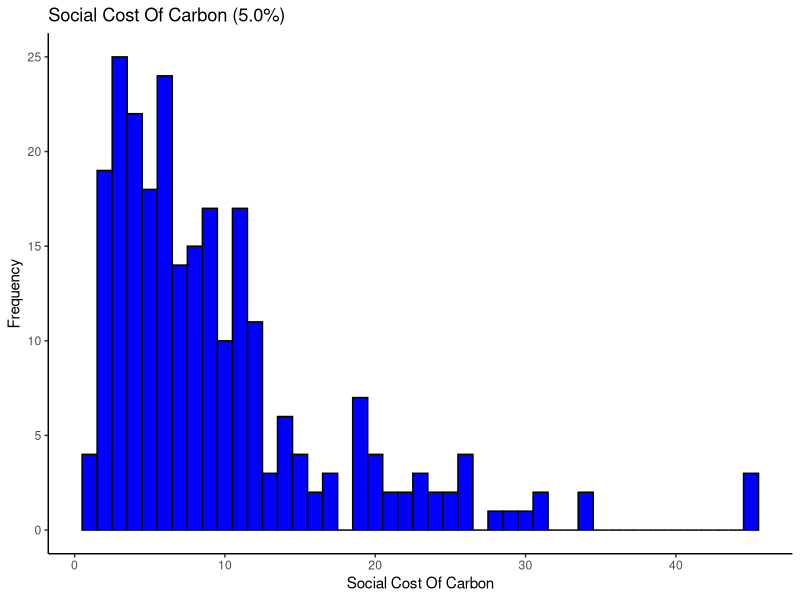
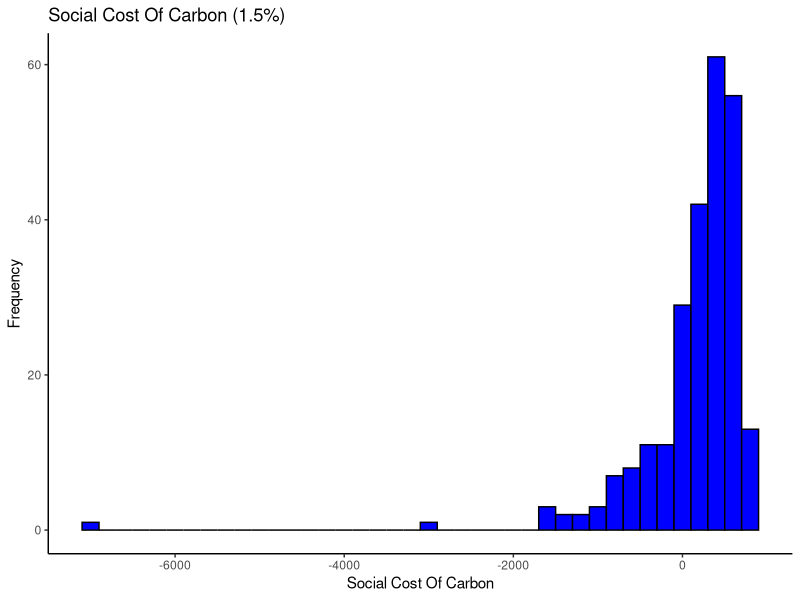

Reproduce these figures in R, in order.
## ---- chunk 1
knitr::opts_chunk$set(echo = TRUE)
## ---- chunk 2
library(tidyverse)
## ---- chunk 3
############################ START OF IAM FUNCTION ############################ 


    toy_IAM_SCC<-function(p_damage, p_climSens, p_discount) {


 
      
      
#######  Part 0a: Fixed Model parameters ###### 
    p_numSCC<-c(2)
    p_years<-c(291)

    # Fixed Economic parameters (LEAVE THIS ALONE FOR NOW)
    p_abatePct<-matrix(0,p_years) # zero abatement   
    p_abate<-c(.03)
    p_emInt_g<-c(-.005) # default at -.005
    p_enInt_g<-c(-.01) # default at -.01
    p_pop_g<-c(0.01) # default at .01   
    p_capShare<-c(.3) #default at .3
    p_capDep<-c(.1) #default at .1
    p_saving<-c(.22) #default at .22
    p_TFP_g<-c(.005)  #defult .005
    p_abateE<-c(2) #default 2
    
    # Fixed climate parameters (LEAVE THIS ALONE FOR NOW)
    p_carDecay<-400 #default 400
    p_climDelay<-c(.015) #default .015



###### Part 0b: Initial conditions (in 2010) ###### 
    

    # Economic
    ic_pop<-c(6900) # in millions
    ic_enInt<-c(5.98) # in EJ/$trill
    ic_emInt<-c(68.27) # in Mt CO2 /EJ            
    ic_K<-c(139.65) # $trill   
    ic_TFP<-c(.03)

    # Climate
    ic_preCO2<-c(275) # ppm
    ic_nowCO2<-c(380) # ppm
    ic_T<-c(0.8) # degree C above preindustrial


   # creating empty matrix
    year<-matrix(0,p_years,p_numSCC)    
    pop<-matrix(0, p_years,p_numSCC)
    enInt<-matrix(0, p_years,p_numSCC)
    emInt<-matrix(0, p_years,p_numSCC)    
    TFP<-matrix(0, p_years,p_numSCC)
    Y_gross<-matrix(0, p_years,p_numSCC)
    Y_netAbate<-matrix(0, p_years,p_numSCC)
    K<-matrix(0, p_years,p_numSCC)
    gdppc<-matrix(0, p_years,p_numSCC)
    CO2ppm<-matrix(0, p_years,p_numSCC)
    em_MtCO2<-matrix(0,p_years,p_numSCC)
    em_ppm<-matrix(0,p_years,p_numSCC)
    damageCost<-matrix(0,p_years,p_numSCC)
    Y_net<-matrix(0,p_years,p_numSCC)
    C<-matrix(0,p_years,p_numSCC)
    C_pc<-matrix(0,p_years,p_numSCC)
    Teq<-matrix(0,p_years,p_numSCC)
    T<-matrix(0,p_years,p_numSCC)
    em_SCC<-matrix(0,p_years, p_numSCC)
    abateCost<-matrix(0,p_years,p_numSCC)
    abateShare<-matrix(0,p_years,p_numSCC)
    climateShare<-matrix(0,p_years,p_numSCC)
    SCC<-matrix(0, p_numSCC)
    utility<-matrix(0,p_years,p_numSCC)
    welfare<-matrix(0,p_numSCC)
 
    
# looping over for SCC 
for (c in 1:p_numSCC) {

    # adding marginal emissions
    
    em_SCC[2,c]<-(c-1)/1e6
 
  
    ############################ Part 1a: economic model ################################## 
    ####### Part 1a: Getting exogenous changes in population, energy intensity, emissions intensity, TFP####### 

    # initializing for first period
    year[1,c]<-2010
    pop[1,c]<-ic_pop
    enInt[1,c]<-ic_enInt    
    emInt[1,c]<-ic_emInt
    TFP[1,c]<-ic_TFP

    # looping over future periods
    for (j in 2:p_years) {
      year[j,c]<-year[j-1,c]+1
      pop[j,c]=pop[j-1,c]*(1+p_pop_g)
      enInt[j,c]=enInt[j-1,c]*(1+p_enInt_g)
      emInt[j,c]=emInt[j-1,c]*(1+p_emInt_g)
      TFP[j,c]=TFP[j-1,c]*(1+p_TFP_g)
    }


    ######## Part 1b: Getting gross output, capital, emissions ############## 

    # initializing for first period
    #Part 1: Economic model w/o climate damages
    K[1,c]<-ic_K
    Y_gross[1,c]<-TFP[1,c]*K[1,c]^p_capShare*pop[1,c]^(1-p_capShare)
    abateShare[1,c]<-p_abate*p_abatePct[1]^p_abateE
    abateCost[1,c]<-abateShare[1,c]*Y_gross[1,c]
    Y_netAbate[1,c]=Y_gross[1,c]-abateCost[1,c]

    
    #Part 2: climate model
    #CO2 concentration
    CO2ppm[1,c]<-ic_nowCO2                      
    T[1,c]=ic_T

    #Part 3: Economic model with climate damages
    #climate damages
    climateShare[j,c]<-(p_damage*T[1,c]^2)/(1+p_damage*T[1,c]^2) # damage function
    damageCost[1,c]<-Y_gross[1,c]*climateShare[j,c]
    Y_net[1,c]<-Y_gross[1,c]-abateCost[1,c]-damageCost[1,c] # net of abate cost and damages output          
    C[1,c]<-Y_net[1,c]-p_saving*Y_net[1,c]
    C_pc[1,c]<-(C[1,c]/pop[1,c])*1000      
    K[1+1,c]<-(1-p_capDep)*K[1,c]+p_saving*Y_net[1,c]


    # looping over the rest of the years
    for (j in 2:p_years) {
      
      #Part 1: Economic model w/o climate damages
      
      #Economic output 
      #K[j,c]<-(1-p_capDep)*K[j-1,c]+p_saving*Y_gross[j-1,c]  
      
      
      K[j,c]<-(1-p_capDep)*K[j-1,c]+p_saving*Y_net[j-1,c]  
      Y_gross[j,c]<-TFP[j,c]*K[j,c]^p_capShare*pop[j,c]^(1-p_capShare)
      abateShare[j,c]<-p_abate*p_abatePct[j]^p_abateE
      abateCost[j,c]<-abateShare[j,c]*Y_gross[j,c]
      Y_netAbate[j,c]=Y_gross[j,c]-abateCost[j,c] 
      gdppc[j,c]=Y_netAbate[j,c]/pop[j,c]

      #emissions
      em_MtCO2[j,c]<-(pop[j,c]*gdppc[j,c]*enInt[j,c]*emInt[j,c])*(1-p_abatePct[j]) + em_SCC[j,c]
      em_ppm[j,c]<-em_MtCO2[j,c]/7810
      
      #Part 2: climate model
      
      #CO2 concentration
      CO2ppm[j,c]<-CO2ppm[j-1,c]+0.5*((em_ppm[j,c])- (CO2ppm[j-1,c]-(ic_preCO2))/(p_carDecay))                             
    
      #Radiative forcing
      rad_CO2_Wpm2<-5.35*log(CO2ppm[j,c]/ic_preCO2)

      # Converting to temperature  
      Teq[j,c]<-rad_CO2_Wpm2*(p_climSens/(5.3*log(2)))
      T[j,c]=T[j-1,c]+p_climDelay*(Teq[j,c]-T[j-1,c])

      #Part 3: Economic model with climate damages
      #climate damages
      climateShare[j,c]<-(p_damage*T[j,c]^2)/(1+p_damage*T[j,c]^2) # damage function
      damageCost[j,c]<-climateShare[j,c]*Y_gross[j,c]
      Y_net[j,c]<-Y_gross[j,c]-abateCost[j,c]-damageCost[j,c] # output net of damages          
      C[j,c]<-Y_net[j,c]-p_saving*Y_net[j,c] # consumption 
      C_pc[j,c]<-(C[j,c]/pop[j,c])*1000      
    }
 } 
 
 
###################### Part 3: calculating SCC ###################### 

#setup discount rate
disFactor<-matrix(1,p_years,1)

for(j in 2:p_years) {
    disFactor[j]<-1/(1+p_discount)^j
}

disMarDamage<-matrix(0,p_years, p_numSCC-1)

for (c in 1:p_numSCC-1) {
   disMarDamage[,c]=(damageCost[,c+1]-damageCost[,1])*1e12* disFactor[,1]
  SCC[c]=sum(disMarDamage[,c])
}
 
return(c(SCC[1,1]))
    }




############################ END OF FUNCTION ############################
## ---- chunk 4

#wrapper

p_damage = 0.009
p_climSens = 2.9
p_discount1.5 = 0.05
p_discount3.0 = 0.03
p_discount5.0 = 0.05
n = 250


p_damage_output = matrix(0,n, 1)
p_climSens_output = matrix(0,n, 1)
discount1.5_output = matrix(0,n, 1)
discount3_output = matrix(0,n, 1)
discount5_output = matrix(0,n, 1)

output = toy_IAM_SCC(p_damage, p_climSens, p_discount1.5)
output_vector = matrix(0, 250, 1)

## ---- chunk 5
output_1.5 = for(i in 1:250){
  p_climSens_output[i] = rlnorm(1, meanlog=0.95, sdlog=0.53)
  
  discount1.5_output[i] = toy_IAM_SCC(p_damage, p_climSens_output[i], 0.05)
  
}
#changed the discount rate issues with the code

mean(discount1.5_output) # = 312.3321
median(discount1.5_output) # = 283.8286
sd(discount1.5_output) # = 198.4625

#1.5%


## ---- chunk 6
 #mean = 35.75
 #median = 26.80
 #sd = 29.47
## ---- chunk 7
#mean = 10.0039
#median = 6.92559
#sd = 9.729807


## ---- chunk 8
discount = data.frame(discount1.5_output)

discount_plot = ggplot(data=discount) + 
  geom_histogram(aes(x = discount1.5_output), binwidth =1, color = "black", fill = "blue") + labs(x = "Social Cost Of Carbon", y = "Frequency", title = "Social Cost Of Carbon (5.0%)") + theme_classic()

discount_plot
## ---- chunk 9
for(i in 1:250){
  p_damage_output[i] = rnorm(1, mean=0.009, sd=0.015)
  
  discount1.5_output[i] = toy_IAM_SCC(p_damage_output[i], p_climSens, 0.015)
  
}
#1.5%
mean(discount1.5_output) # = 93.73911
median(discount1.5_output) # = 346.49
sd(discount1.5_output) # = 1003.298
## ---- chunk 10
#mean = 17.36176
#median = 30.33043
#sd = 82.77475
## ---- chunk 11
#mean = 7.677772
#median = 8.37525
#sd = 12.83112
## ---- chunk 12

discount_d = data.frame(discount1.5_output)

discountd_plot = ggplot(data=discount_d) + 
  geom_histogram(aes(x = discount1.5_output), binwidth =200, color = "black", fill = "blue") + labs(x = "Social Cost Of Carbon", y = "Frequency", title = "Social Cost Of Carbon (1.5%)") + theme_classic()

discountd_plot
## ---- chunk 13
############################ START OF IAM FUNCTION ############################ 


    toy_IAM_optimal<-function(p_abatePct, p_abate, p_damage, p_climSens, p_discount) {

  # expanding to 291 years      
  p_abatePct<-c(rep(p_abatePct[1], times=10),  rep(p_abatePct[2], times=10),  rep(p_abatePct[3], times=10),  rep(p_abatePct[4], times=10),  
               rep(p_abatePct[5], times=10),  rep(p_abatePct[6], times=10),  rep(p_abatePct[7], times=10),  rep(p_abatePct[8], times=10),  
               rep(p_abatePct[9], times=10),  rep(p_abatePct[10], times=201))      
      
      
#######  Part 0a: Fixed Model parameters ###### 

  p_numSCC<-c(2)
  p_years<-c(291)

    # Fixed Economic parameters (LEAVE THIS ALONE FOR NOW)
    p_emInt_g<-c(-.005) # default at -.005
    p_enInt_g<-c(-.01) # default at -.01
    p_pop_g<-c(0.01) # default at .01   
    p_capShare<-c(.3) #default at .3
    p_capDep<-c(.1) #default at .1
    p_saving<-c(.22) #default at .22
    p_TFP_g<-c(.005)  #defult .005
    p_abateE<-c(2.8) #default 2
    
    # Fixed climate parameters (LEAVE THIS ALONE FOR NOW)
    p_carDecay<-400 #default 400
    p_climDelay<-c(.015) #default .015



###### Part 0b: Initial conditions (in 2010) ###### 
    

    # Economic
    ic_pop<-c(6900) # in millions
    ic_enInt<-c(5.98) # in EJ/$trill
    ic_emInt<-c(68.27) # in Mt CO2 /EJ            
    ic_K<-c(139.65) # $trill   
    ic_TFP<-c(.03)

    # Climate
    ic_preCO2<-c(275) # ppm
    ic_nowCO2<-c(380) # ppm
    ic_T<-c(0.8) # degree C above preindustrial


   # creating empty matrix
    year<-matrix(0,p_years,p_numSCC)    
    pop<-matrix(0, p_years,p_numSCC)
    enInt<-matrix(0, p_years,p_numSCC)
    emInt<-matrix(0, p_years,p_numSCC)    
    TFP<-matrix(0, p_years,p_numSCC)
    Y_gross<-matrix(0, p_years,p_numSCC)
    Y_netAbate<-matrix(0, p_years,p_numSCC)
    K<-matrix(0, p_years,p_numSCC)
    gdppc<-matrix(0, p_years,p_numSCC)
    CO2ppm<-matrix(0, p_years,p_numSCC)
    em_MtCO2<-matrix(0,p_years,p_numSCC)
    em_ppm<-matrix(0,p_years,p_numSCC)
    damageCost<-matrix(0,p_years,p_numSCC)
    Y_net<-matrix(0,p_years,p_numSCC)
    C<-matrix(0,p_years,p_numSCC)
    C_pc<-matrix(0,p_years,p_numSCC)
    Teq<-matrix(0,p_years,p_numSCC)
    T<-matrix(0,p_years,p_numSCC)
    em_SCC<-matrix(0,p_years, p_numSCC)
    abateCost<-matrix(0,p_years,p_numSCC)
    abateShare<-matrix(0,p_years,p_numSCC)
    climateShare<-matrix(0,p_years,p_numSCC)
    SCC<-matrix(0, p_numSCC)
    utility<-matrix(0,p_years,p_numSCC)
    welfare<-matrix(0,p_numSCC)
 
    
# looping over for SCC 
for (c in 1:p_numSCC) {

    # adding marginal emissions
    
    em_SCC[2,c]<-(c-1)/1e6

    ############################ Part 1a: economic model ################################## 
    ####### Part 1a: Getting exogenous changes in population, energy intensity, emissions intensity, TFP####### 

    # initializing for first period
    year[1,c]<-2010
    pop[1,c]<-ic_pop
    enInt[1,c]<-ic_enInt    
    emInt[1,c]<-ic_emInt
    TFP[1,c]<-ic_TFP

    # looping over future periods
    for (j in 2:p_years) {
      year[j,c]<-year[j-1,c]+1
      pop[j,c]=pop[j-1,c]*(1+p_pop_g)
      enInt[j,c]=enInt[j-1,c]*(1+p_enInt_g)
      emInt[j,c]=emInt[j-1,c]*(1+p_emInt_g)
      TFP[j,c]=TFP[j-1,c]*(1+p_TFP_g)
    }


    ######## Part 1b: Getting gross output, capital, emissions ############## 

    # initializing for first period
    #Part 1: Economic model w/o climate damages
    K[1,c]<-ic_K
    Y_gross[1,c]<-TFP[1,c]*K[1,c]^p_capShare*pop[1,c]^(1-p_capShare)
    abateShare[1,c]<-p_abate*p_abatePct[1]^p_abateE
    abateCost[1,c]<-abateShare[1,c]*Y_gross[1,c]
    Y_netAbate[1,c]=Y_gross[1,c]-abateCost[1,c]

    
    #Part 2: climate model
    #CO2 concentration
    CO2ppm[1,c]<-ic_nowCO2                      
    T[1,c]=ic_T

    #Part 3: Economic model with climate damages
    #climate damages
    climateShare[j,c]<-(p_damage*T[1,c]^2)/(1+p_damage*T[1,c]^2) # damage function
    damageCost[1,c]<-Y_gross[1,c]*climateShare[j,c]
    Y_net[1,c]<-Y_gross[1,c]-abateCost[1,c]-damageCost[1,c] # net of abate cost and damages output          
    C[1,c]<-Y_net[1,c]-p_saving*Y_net[1,c]
    C_pc[1,c]<-(C[1,c]/pop[1,c])*1000      
    K[1+1,c]<-(1-p_capDep)*K[1,c]+p_saving*Y_net[1,c]


    # looping over the rest of the years
    for (j in 2:p_years) {
      
      #Part 1: Economic model w/o climate damages
      
      #Economic output 
      #K[j,c]<-(1-p_capDep)*K[j-1,c]+p_saving*Y_gross[j-1,c]  
      
      
      K[j,c]<-(1-p_capDep)*K[j-1,c]+p_saving*Y_net[j-1,c]  
      Y_gross[j,c]<-TFP[j,c]*K[j,c]^p_capShare*pop[j,c]^(1-p_capShare)
      abateShare[j,c]<-p_abate*p_abatePct[j]^p_abateE
      abateCost[j,c]<-abateShare[j,c]*Y_gross[j,c]
      Y_netAbate[j,c]=Y_gross[j,c]-abateCost[j,c] 
      gdppc[j,c]=Y_netAbate[j,c]/pop[j,c]

      #emissions
      em_MtCO2[j,c]<-(pop[j,c]*gdppc[j,c]*enInt[j,c]*emInt[j,c])*(1-p_abatePct[j]) + em_SCC[j,c]
      em_ppm[j,c]<-em_MtCO2[j,c]/7810
      
      #Part 2: climate model
      
      #CO2 concentration
      CO2ppm[j,c]<-CO2ppm[j-1,c]+0.5*((em_ppm[j,c])- (CO2ppm[j-1,c]-(ic_preCO2))/(p_carDecay))                             
    
      #Radiative forcing
      rad_CO2_Wpm2<-5.35*log(CO2ppm[j,c]/ic_preCO2)

      # Converting to temperature  
      Teq[j,c]<-rad_CO2_Wpm2*(p_climSens/(5.3*log(2)))
      T[j,c]=T[j-1,c]+p_climDelay*(Teq[j,c]-T[j-1,c])

      #Part 3: Economic model with climate damages
      #climate damages
      climateShare[j,c]<-(p_damage*T[j,c]^2)/(1+p_damage*T[j,c]^2) # damage function
      damageCost[j,c]<-climateShare[j,c]*Y_gross[j,c]
      Y_net[j,c]<-Y_gross[j,c]-abateCost[j,c]-damageCost[j,c] # output net of damages          
      C[j,c]<-Y_net[j,c]-p_saving*Y_net[j,c] # consumption 
      C_pc[j,c]<-(C[j,c]/pop[j,c])*1000      
    }
 } 
 
 
###################### Part 3: calculating SCC ###################### 

#setup discount rate
disFactor<-matrix(1,p_years,1)

for(j in 2:p_years) {
    disFactor[j]<-1/(1+p_discount)^j
}

#disMarConsumption<-matrix(0,p_years, p_numSCC-1)


disMarDamage<-matrix(0,p_years, p_numSCC-1)

for (c in 1:p_numSCC-1) {
   disMarDamage[,c]=(damageCost[,c+1]-damageCost[,1])*1e12* disFactor[,1]
#    disMarConsumption[,c]=(C[,c+1]-C[,1])*1e12* disFactor[,1]
  
SCC[c]=sum(disMarDamage[,c])
#  SCC[c]=sum(disMarConsumption)
}
 

###################### Part 4: Calculating welfare ###################### 

for (c in 1:p_numSCC-1) {
    utility[,c]<-log(C_pc[,c])*disFactor[,1]* pop[,c]
    welfare[c]<-sum(utility[,c])
}
welfare<-welfare[1]

return(c(welfare))

}



############################ END OF FUNCTION ############################ 
## ---- chunk 14
p_climSens = 2.9
p_damage = 0.009
p_abate = 0.03
p_discount = 0.03



# welfare decreases as discount increases


# optimization

p_abatePct = matrix(0,10)
opt_welfare_BAU = optim(p_abatePct, toy_IAM_optimal,
                    method = "L-BFGS", lower = rep(0,10), upper = rep(1,10),
                    control=list(fnscale=-1, maxit=500),
                    p_abate=p_abate, p_damage=p_damage,
                    p_climSens=p_climSens, p_discount=p_discount)
opt_welfare_BAU

opt_welfare_0.01 = optim(p_abatePct, toy_IAM_optimal,
                    method = "L-BFGS", lower = rep(0,10), upper = rep(1,10),
                    control=list(fnscale=-1, maxit=500),
                    p_abate=0.01, p_damage=p_damage,
                    p_climSens=p_climSens, p_discount=p_discount)

opt_welfare_0.01

opt_welfare_0.1 = optim(p_abatePct, toy_IAM_optimal,
                    method = "L-BFGS", lower = rep(0,10), upper = rep(1,10),
                    control=list(fnscale=-1, maxit=500),
                    p_abate=0.1, p_damage=p_damage,
                    p_climSens=p_climSens, p_discount=p_discount)

opt_welfare_0.1
